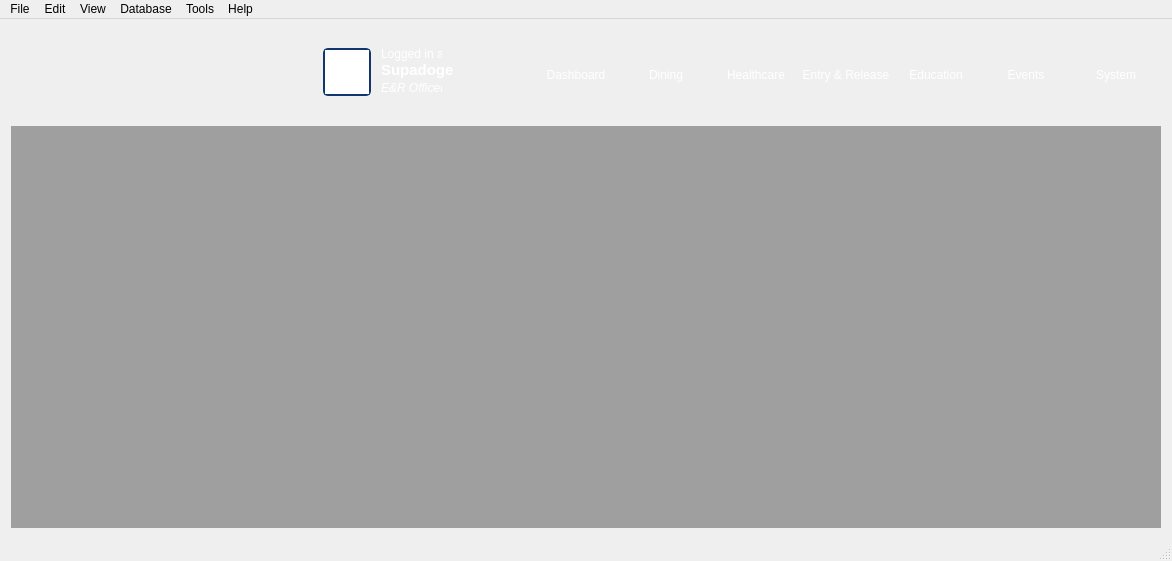
<?xml version="1.0" encoding="UTF-8"?>
<ui version="4.0">
 <class>MainWindow</class>
 <widget class="QMainWindow" name="MainWindow">
  <property name="geometry">
   <rect>
    <x>0</x>
    <y>0</y>
    <width>1172</width>
    <height>561</height>
   </rect>
  </property>
  <property name="minimumSize">
   <size>
    <width>1000</width>
    <height>435</height>
   </size>
  </property>
  <property name="windowTitle">
   <string>PMS</string>
  </property>
  <property name="windowIcon">
   <iconset>
    <normaloff>../../Desktop/images/PMS_icon.png</normaloff>../../Desktop/images/PMS_icon.png</iconset>
  </property>
  <property name="styleSheet">
   <string notr="true"/>
  </property>
  <widget class="QWidget" name="centralWidget">
   <layout class="QVBoxLayout" name="verticalLayout">
    <item>
     <widget class="QFrame" name="frame">
      <property name="minimumSize">
       <size>
        <width>0</width>
        <height>90</height>
       </size>
      </property>
      <property name="maximumSize">
       <size>
        <width>16777215</width>
        <height>90</height>
       </size>
      </property>
      <property name="styleSheet">
       <string notr="true">QFrame {
	background-image: url(:/images/banner.png);
	background-repeat:no-repeat;
}</string>
      </property>
      <property name="frameShape">
       <enum>QFrame::NoFrame</enum>
      </property>
      <property name="frameShadow">
       <enum>QFrame::Raised</enum>
      </property>
      <layout class="QHBoxLayout" name="horizontalLayout_2">
       <property name="spacing">
        <number>0</number>
       </property>
       <property name="leftMargin">
        <number>0</number>
       </property>
       <property name="topMargin">
        <number>0</number>
       </property>
       <property name="rightMargin">
        <number>0</number>
       </property>
       <property name="bottomMargin">
        <number>0</number>
       </property>
       <item>
        <widget class="QFrame" name="frame_16">
         <property name="layoutDirection">
          <enum>Qt::RightToLeft</enum>
         </property>
         <property name="styleSheet">
          <string notr="true">background-image: url(:&quot;&quot;);</string>
         </property>
         <property name="frameShape">
          <enum>QFrame::NoFrame</enum>
         </property>
         <property name="frameShadow">
          <enum>QFrame::Raised</enum>
         </property>
         <widget class="QLabel" name="label_12">
          <property name="geometry">
           <rect>
            <x>370</x>
            <y>16</y>
            <width>61</width>
            <height>16</height>
           </rect>
          </property>
          <property name="text">
           <string>&lt;html&gt;&lt;head/&gt;&lt;body&gt;&lt;p&gt;&lt;span style=&quot; color:#ffffff;&quot;&gt;Logged in as&lt;/span&gt;&lt;/p&gt;&lt;/body&gt;&lt;/html&gt;</string>
          </property>
         </widget>
         <widget class="QLabel" name="label_13">
          <property name="geometry">
           <rect>
            <x>370</x>
            <y>30</y>
            <width>91</width>
            <height>21</height>
           </rect>
          </property>
          <property name="text">
           <string>&lt;html&gt;&lt;head/&gt;&lt;body&gt;&lt;p&gt;&lt;span style=&quot; font-size:11pt; font-weight:600; color:#ffffff;&quot;&gt;Supadoge&lt;/span&gt;&lt;/p&gt;&lt;/body&gt;&lt;/html&gt;</string>
          </property>
         </widget>
         <widget class="QLabel" name="label_14">
          <property name="geometry">
           <rect>
            <x>370</x>
            <y>50</y>
            <width>61</width>
            <height>16</height>
           </rect>
          </property>
          <property name="text">
           <string>&lt;html&gt;&lt;head/&gt;&lt;body&gt;&lt;p&gt;&lt;span style=&quot; font-style:italic; color:#ffffff;&quot;&gt;E&amp;amp;R Officer&lt;/span&gt;&lt;/p&gt;&lt;/body&gt;&lt;/html&gt;</string>
          </property>
         </widget>
         <widget class="QGraphicsView" name="graphicsView">
          <property name="geometry">
           <rect>
            <x>312</x>
            <y>18</y>
            <width>48</width>
            <height>48</height>
           </rect>
          </property>
          <property name="styleSheet">
           <string notr="true">border-image: url(:/images/doge.jpeg);
border: 2px solid;
border-color: rgb(17, 53, 108);
border-radius: 5px</string>
          </property>
          <property name="resizeAnchor">
           <enum>QGraphicsView::AnchorViewCenter</enum>
          </property>
         </widget>
        </widget>
       </item>
       <item>
        <widget class="QFrame" name="frame_3">
         <property name="layoutDirection">
          <enum>Qt::RightToLeft</enum>
         </property>
         <property name="styleSheet">
          <string notr="true">QFrame {
	background-image: url(:&quot;&quot;);
	boder-width:-1
}

QToolButton {    
	color: rgb(255, 255, 255);
	background-image: url(:&quot;&quot;);
 }

QToolButton:checked {    
	border-image: url(:/images/banner_selected.png);
 }

QToolButton:pressed {    
	border-image: url(:/images/banner_pressed.png);
 }
</string>
         </property>
         <property name="frameShape">
          <enum>QFrame::NoFrame</enum>
         </property>
         <property name="frameShadow">
          <enum>QFrame::Raised</enum>
         </property>
         <property name="lineWidth">
          <number>0</number>
         </property>
         <layout class="QHBoxLayout" name="horizontalLayout">
          <property name="spacing">
           <number>0</number>
          </property>
          <property name="sizeConstraint">
           <enum>QLayout::SetMinAndMaxSize</enum>
          </property>
          <property name="leftMargin">
           <number>0</number>
          </property>
          <property name="topMargin">
           <number>0</number>
          </property>
          <property name="rightMargin">
           <number>0</number>
          </property>
          <property name="bottomMargin">
           <number>0</number>
          </property>
          <item>
           <widget class="QToolButton" name="toolButton">
            <property name="minimumSize">
             <size>
              <width>90</width>
              <height>90</height>
             </size>
            </property>
            <property name="maximumSize">
             <size>
              <width>90</width>
              <height>90</height>
             </size>
            </property>
            <property name="styleSheet">
             <string notr="true">QToolButton {    
	color: rgb(255, 255, 255);
 }

QToolButton#toolButton:checked {    
	border-image: url(:/images/banner_selected.png);
 }
</string>
            </property>
            <property name="text">
             <string>System</string>
            </property>
            <property name="icon">
             <iconset resource="pms_resources.qrc">
              <normaloff>:/images/setting_tools.png</normaloff>:/images/setting_tools.png</iconset>
            </property>
            <property name="iconSize">
             <size>
              <width>32</width>
              <height>32</height>
             </size>
            </property>
            <property name="checkable">
             <bool>true</bool>
            </property>
            <property name="checked">
             <bool>false</bool>
            </property>
            <property name="toolButtonStyle">
             <enum>Qt::ToolButtonTextUnderIcon</enum>
            </property>
            <property name="autoRaise">
             <bool>true</bool>
            </property>
           </widget>
          </item>
          <item>
           <widget class="QToolButton" name="toolButton_7">
            <property name="minimumSize">
             <size>
              <width>90</width>
              <height>90</height>
             </size>
            </property>
            <property name="maximumSize">
             <size>
              <width>90</width>
              <height>90</height>
             </size>
            </property>
            <property name="styleSheet">
             <string notr="true">QToolButton {    
	color: rgb(255, 255, 255);
 }

QToolButton#toolButton:checked {    
	border-image: url(:/images/banner_selected.png);
 }
</string>
            </property>
            <property name="text">
             <string>Events</string>
            </property>
            <property name="icon">
             <iconset resource="pms_resources.qrc">
              <normaloff>:/images/calendar.png</normaloff>:/images/calendar.png</iconset>
            </property>
            <property name="iconSize">
             <size>
              <width>32</width>
              <height>32</height>
             </size>
            </property>
            <property name="checkable">
             <bool>true</bool>
            </property>
            <property name="checked">
             <bool>false</bool>
            </property>
            <property name="toolButtonStyle">
             <enum>Qt::ToolButtonTextUnderIcon</enum>
            </property>
            <property name="autoRaise">
             <bool>true</bool>
            </property>
           </widget>
          </item>
          <item>
           <widget class="QToolButton" name="toolButton_2">
            <property name="minimumSize">
             <size>
              <width>90</width>
              <height>90</height>
             </size>
            </property>
            <property name="maximumSize">
             <size>
              <width>90</width>
              <height>90</height>
             </size>
            </property>
            <property name="styleSheet">
             <string notr="true">QToolButton {    
	color: rgb(255, 255, 255);
 }

QToolButton#toolButton:checked {    
	border-image: url(:/images/banner_selected.png);
 }
</string>
            </property>
            <property name="text">
             <string>Education</string>
            </property>
            <property name="icon">
             <iconset resource="pms_resources.qrc">
              <normaloff>:/images/education.png</normaloff>:/images/education.png</iconset>
            </property>
            <property name="iconSize">
             <size>
              <width>32</width>
              <height>32</height>
             </size>
            </property>
            <property name="checkable">
             <bool>true</bool>
            </property>
            <property name="checked">
             <bool>false</bool>
            </property>
            <property name="toolButtonStyle">
             <enum>Qt::ToolButtonTextUnderIcon</enum>
            </property>
            <property name="autoRaise">
             <bool>true</bool>
            </property>
           </widget>
          </item>
          <item>
           <widget class="QToolButton" name="toolButton_3">
            <property name="minimumSize">
             <size>
              <width>90</width>
              <height>90</height>
             </size>
            </property>
            <property name="maximumSize">
             <size>
              <width>90</width>
              <height>90</height>
             </size>
            </property>
            <property name="styleSheet">
             <string notr="true">QToolButton {    
	color: rgb(255, 255, 255);
 }

QToolButton#toolButton:checked {    
	border-image: url(:/images/banner_selected.png);
 }
</string>
            </property>
            <property name="text">
             <string>Entry &amp;&amp; Release</string>
            </property>
            <property name="icon">
             <iconset resource="pms_resources.qrc">
              <normaloff>:/images/door_open.png</normaloff>:/images/door_open.png</iconset>
            </property>
            <property name="iconSize">
             <size>
              <width>32</width>
              <height>32</height>
             </size>
            </property>
            <property name="checkable">
             <bool>true</bool>
            </property>
            <property name="checked">
             <bool>false</bool>
            </property>
            <property name="toolButtonStyle">
             <enum>Qt::ToolButtonTextUnderIcon</enum>
            </property>
            <property name="autoRaise">
             <bool>true</bool>
            </property>
           </widget>
          </item>
          <item>
           <widget class="QToolButton" name="toolButton_4">
            <property name="minimumSize">
             <size>
              <width>90</width>
              <height>90</height>
             </size>
            </property>
            <property name="maximumSize">
             <size>
              <width>90</width>
              <height>90</height>
             </size>
            </property>
            <property name="styleSheet">
             <string notr="true">QToolButton {    
	color: rgb(255, 255, 255);
 }

QToolButton#toolButton:checked {    
	border-image: url(:/images/banner_selected.png);
 }
</string>
            </property>
            <property name="text">
             <string>Healthcare</string>
            </property>
            <property name="icon">
             <iconset resource="pms_resources.qrc">
              <normaloff>:/images/health.png</normaloff>:/images/health.png</iconset>
            </property>
            <property name="iconSize">
             <size>
              <width>32</width>
              <height>32</height>
             </size>
            </property>
            <property name="checkable">
             <bool>true</bool>
            </property>
            <property name="checked">
             <bool>false</bool>
            </property>
            <property name="toolButtonStyle">
             <enum>Qt::ToolButtonTextUnderIcon</enum>
            </property>
            <property name="autoRaise">
             <bool>true</bool>
            </property>
           </widget>
          </item>
          <item>
           <widget class="QToolButton" name="toolButton_5">
            <property name="minimumSize">
             <size>
              <width>90</width>
              <height>90</height>
             </size>
            </property>
            <property name="maximumSize">
             <size>
              <width>90</width>
              <height>90</height>
             </size>
            </property>
            <property name="styleSheet">
             <string notr="true"/>
            </property>
            <property name="text">
             <string>Dining</string>
            </property>
            <property name="icon">
             <iconset resource="pms_resources.qrc">
              <normaloff>:/images/qip_eating.png</normaloff>:/images/qip_eating.png</iconset>
            </property>
            <property name="iconSize">
             <size>
              <width>32</width>
              <height>32</height>
             </size>
            </property>
            <property name="checkable">
             <bool>true</bool>
            </property>
            <property name="checked">
             <bool>false</bool>
            </property>
            <property name="toolButtonStyle">
             <enum>Qt::ToolButtonTextUnderIcon</enum>
            </property>
            <property name="autoRaise">
             <bool>true</bool>
            </property>
           </widget>
          </item>
          <item>
           <widget class="QToolButton" name="toolButton_6">
            <property name="minimumSize">
             <size>
              <width>90</width>
              <height>90</height>
             </size>
            </property>
            <property name="maximumSize">
             <size>
              <width>90</width>
              <height>90</height>
             </size>
            </property>
            <property name="styleSheet">
             <string notr="true"/>
            </property>
            <property name="text">
             <string>Dashboard</string>
            </property>
            <property name="icon">
             <iconset resource="pms_resources.qrc">
              <normaloff>:/images/speedometer.png</normaloff>:/images/speedometer.png</iconset>
            </property>
            <property name="iconSize">
             <size>
              <width>32</width>
              <height>32</height>
             </size>
            </property>
            <property name="checkable">
             <bool>true</bool>
            </property>
            <property name="checked">
             <bool>false</bool>
            </property>
            <property name="autoRepeat">
             <bool>false</bool>
            </property>
            <property name="toolButtonStyle">
             <enum>Qt::ToolButtonTextUnderIcon</enum>
            </property>
            <property name="autoRaise">
             <bool>true</bool>
            </property>
           </widget>
          </item>
         </layout>
        </widget>
       </item>
      </layout>
     </widget>
    </item>
    <item>
     <widget class="QFrame" name="frame_2">
      <property name="styleSheet">
       <string notr="true"/>
      </property>
      <property name="frameShape">
       <enum>QFrame::NoFrame</enum>
      </property>
      <property name="frameShadow">
       <enum>QFrame::Raised</enum>
      </property>
      <layout class="QHBoxLayout" name="horizontalLayout_3">
       <property name="spacing">
        <number>0</number>
       </property>
       <property name="sizeConstraint">
        <enum>QLayout::SetMaximumSize</enum>
       </property>
       <property name="leftMargin">
        <number>0</number>
       </property>
       <property name="topMargin">
        <number>0</number>
       </property>
       <property name="rightMargin">
        <number>0</number>
       </property>
       <property name="bottomMargin">
        <number>0</number>
       </property>
       <item>
        <widget class="QFrame" name="frame_18">
         <property name="styleSheet">
          <string notr="true">background-color: rgb(217, 217, 217);
</string>
         </property>
         <property name="frameShape">
          <enum>QFrame::NoFrame</enum>
         </property>
         <property name="frameShadow">
          <enum>QFrame::Raised</enum>
         </property>
         <layout class="QHBoxLayout" name="horizontalLayout_5">
          <property name="spacing">
           <number>0</number>
          </property>
          <property name="leftMargin">
           <number>0</number>
          </property>
          <property name="topMargin">
           <number>0</number>
          </property>
          <property name="rightMargin">
           <number>0</number>
          </property>
          <property name="bottomMargin">
           <number>0</number>
          </property>
          <item>
           <widget class="QMdiArea" name="mdiArea">
            <property name="lineWidth">
             <number>0</number>
            </property>
           </widget>
          </item>
         </layout>
        </widget>
       </item>
      </layout>
     </widget>
    </item>
   </layout>
  </widget>
  <widget class="QMenuBar" name="menuBar">
   <property name="geometry">
    <rect>
     <x>0</x>
     <y>0</y>
     <width>1172</width>
     <height>21</height>
    </rect>
   </property>
   <widget class="QMenu" name="menuFile">
    <property name="title">
     <string>File</string>
    </property>
   </widget>
   <widget class="QMenu" name="menuEdit">
    <property name="title">
     <string>Edit</string>
    </property>
   </widget>
   <widget class="QMenu" name="menuView">
    <property name="title">
     <string>View</string>
    </property>
   </widget>
   <widget class="QMenu" name="menuDatabase">
    <property name="title">
     <string>Database</string>
    </property>
   </widget>
   <widget class="QMenu" name="menuTools">
    <property name="title">
     <string>Tools</string>
    </property>
   </widget>
   <widget class="QMenu" name="menuHelp">
    <property name="title">
     <string>Help</string>
    </property>
    <addaction name="actionTest_login"/>
   </widget>
   <addaction name="menuFile"/>
   <addaction name="menuEdit"/>
   <addaction name="menuView"/>
   <addaction name="menuDatabase"/>
   <addaction name="menuTools"/>
   <addaction name="menuHelp"/>
  </widget>
  <widget class="QStatusBar" name="statusBar"/>
  <action name="actionTest_login">
   <property name="text">
    <string>Test login</string>
   </property>
  </action>
 </widget>
 <layoutdefault spacing="6" margin="11"/>
 <resources>
  <include location="pms_resources.qrc"/>
 </resources>
 <connections/>
</ui>
